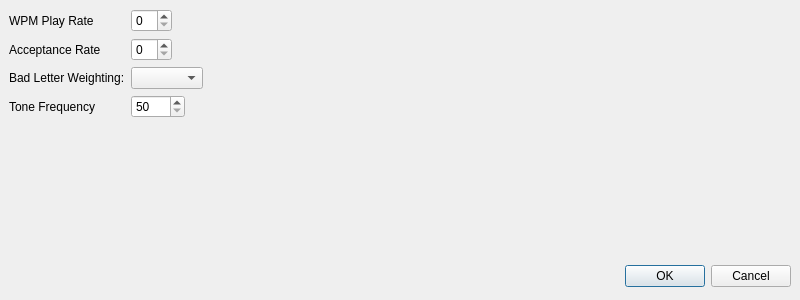
<?xml version="1.0" encoding="UTF-8"?>
<ui version="4.0">
 <class>Prefs</class>
 <widget class="QDialog" name="Prefs">
  <property name="geometry">
   <rect>
    <x>0</x>
    <y>0</y>
    <width>800</width>
    <height>300</height>
   </rect>
  </property>
  <property name="windowTitle">
   <string>Cute CW - Preferences</string>
  </property>
  <widget class="QDialogButtonBox" name="buttonBox">
   <property name="geometry">
    <rect>
     <x>450</x>
     <y>260</y>
     <width>341</width>
     <height>32</height>
    </rect>
   </property>
   <property name="orientation">
    <enum>Qt::Horizontal</enum>
   </property>
   <property name="standardButtons">
    <set>QDialogButtonBox::Cancel|QDialogButtonBox::Ok</set>
   </property>
  </widget>
  <widget class="QWidget" name="formLayoutWidget">
   <property name="geometry">
    <rect>
     <x>9</x>
     <y>9</y>
     <width>781</width>
     <height>251</height>
    </rect>
   </property>
   <layout class="QFormLayout" name="formLayout">
    <property name="fieldGrowthPolicy">
     <enum>QFormLayout::ExpandingFieldsGrow</enum>
    </property>
    <item row="0" column="0">
     <widget class="QLabel" name="label">
      <property name="text">
       <string>WPM Play Rate</string>
      </property>
     </widget>
    </item>
    <item row="1" column="0">
     <widget class="QLabel" name="label_2">
      <property name="text">
       <string>Acceptance Rate</string>
      </property>
     </widget>
    </item>
    <item row="2" column="0">
     <widget class="QLabel" name="label_3">
      <property name="text">
       <string>Bad Letter Weighting:</string>
      </property>
     </widget>
    </item>
    <item row="2" column="1">
     <widget class="QComboBox" name="weighting"/>
    </item>
    <item row="3" column="0">
     <widget class="QLabel" name="label_4">
      <property name="text">
       <string>Tone Frequency</string>
      </property>
     </widget>
    </item>
    <item row="3" column="1">
     <widget class="QSpinBox" name="tone">
      <property name="minimum">
       <number>50</number>
      </property>
      <property name="maximum">
       <number>4000</number>
      </property>
     </widget>
    </item>
    <item row="1" column="1">
     <widget class="QSpinBox" name="WPMAccepted"/>
    </item>
    <item row="0" column="1">
     <widget class="QSpinBox" name="WPMGoal"/>
    </item>
   </layout>
  </widget>
 </widget>
 <resources/>
 <connections>
  <connection>
   <sender>buttonBox</sender>
   <signal>accepted()</signal>
   <receiver>Prefs</receiver>
   <slot>accept()</slot>
   <hints>
    <hint type="sourcelabel">
     <x>248</x>
     <y>254</y>
    </hint>
    <hint type="destinationlabel">
     <x>157</x>
     <y>274</y>
    </hint>
   </hints>
  </connection>
  <connection>
   <sender>buttonBox</sender>
   <signal>rejected()</signal>
   <receiver>Prefs</receiver>
   <slot>reject()</slot>
   <hints>
    <hint type="sourcelabel">
     <x>316</x>
     <y>260</y>
    </hint>
    <hint type="destinationlabel">
     <x>286</x>
     <y>274</y>
    </hint>
   </hints>
  </connection>
 </connections>
</ui>
